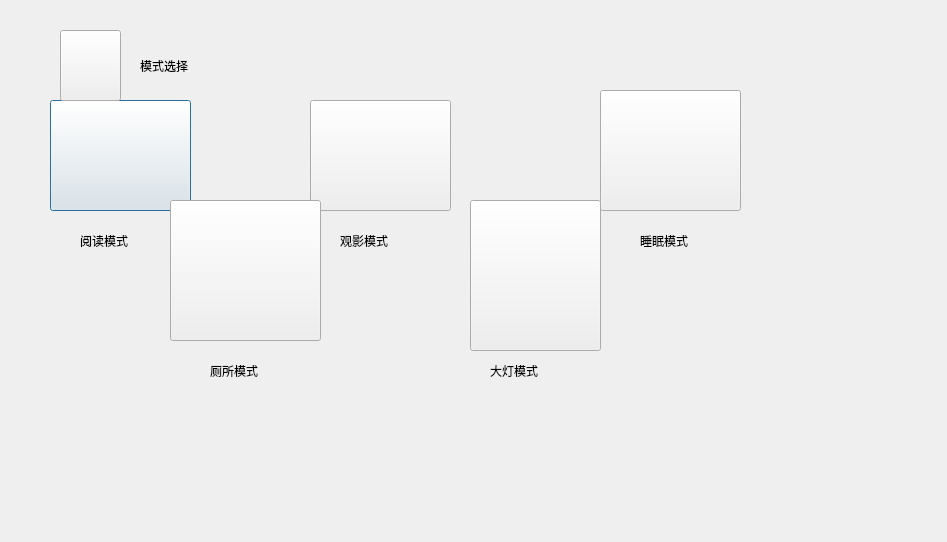
<?xml version="1.0" encoding="UTF-8"?>
<ui version="4.0">
 <class>modelcontrol</class>
 <widget class="QDialog" name="modelcontrol">
  <property name="geometry">
   <rect>
    <x>0</x>
    <y>0</y>
    <width>947</width>
    <height>542</height>
   </rect>
  </property>
  <property name="windowTitle">
   <string>Dialog</string>
  </property>
  <widget class="QPushButton" name="pushButton">
   <property name="geometry">
    <rect>
     <x>50</x>
     <y>100</y>
     <width>141</width>
     <height>111</height>
    </rect>
   </property>
   <property name="styleSheet">
    <string notr="true">border-image: url(:/pic/ModelControl/yuedu.png);</string>
   </property>
   <property name="text">
    <string/>
   </property>
  </widget>
  <widget class="QPushButton" name="pushButton_2">
   <property name="geometry">
    <rect>
     <x>310</x>
     <y>100</y>
     <width>141</width>
     <height>111</height>
    </rect>
   </property>
   <property name="styleSheet">
    <string notr="true">border-image: url(:/pic/ModelControl/huabankaobei.png);</string>
   </property>
   <property name="text">
    <string/>
   </property>
  </widget>
  <widget class="QPushButton" name="pushButton_3">
   <property name="geometry">
    <rect>
     <x>600</x>
     <y>90</y>
     <width>141</width>
     <height>121</height>
    </rect>
   </property>
   <property name="styleSheet">
    <string notr="true">border-image: url(:/pic/ModelControl/shuimianjianceqitang.png);</string>
   </property>
   <property name="text">
    <string/>
   </property>
  </widget>
  <widget class="QLabel" name="label_2">
   <property name="geometry">
    <rect>
     <x>140</x>
     <y>30</y>
     <width>211</width>
     <height>71</height>
    </rect>
   </property>
   <property name="styleSheet">
    <string notr="true">font: 75 26pt &quot;Century Schoolbook L&quot;;
</string>
   </property>
   <property name="text">
    <string>模式选择</string>
   </property>
  </widget>
  <widget class="QPushButton" name="pushButton_4">
   <property name="geometry">
    <rect>
     <x>60</x>
     <y>30</y>
     <width>61</width>
     <height>71</height>
    </rect>
   </property>
   <property name="styleSheet">
    <string notr="true">border-image: url(:/pic/xiangzuo (1).png);</string>
   </property>
   <property name="text">
    <string/>
   </property>
  </widget>
  <widget class="QLabel" name="label_3">
   <property name="geometry">
    <rect>
     <x>80</x>
     <y>210</y>
     <width>121</width>
     <height>61</height>
    </rect>
   </property>
   <property name="styleSheet">
    <string notr="true">font: 75 15pt &quot;Century Schoolbook L&quot;;
</string>
   </property>
   <property name="text">
    <string>阅读模式</string>
   </property>
  </widget>
  <widget class="QLabel" name="label_4">
   <property name="geometry">
    <rect>
     <x>340</x>
     <y>210</y>
     <width>131</width>
     <height>61</height>
    </rect>
   </property>
   <property name="styleSheet">
    <string notr="true">font: 75 15pt &quot;Century Schoolbook L&quot;;
</string>
   </property>
   <property name="text">
    <string>观影模式</string>
   </property>
  </widget>
  <widget class="QLabel" name="label_5">
   <property name="geometry">
    <rect>
     <x>640</x>
     <y>210</y>
     <width>111</width>
     <height>61</height>
    </rect>
   </property>
   <property name="styleSheet">
    <string notr="true">font: 75 15pt &quot;Century Schoolbook L&quot;;
</string>
   </property>
   <property name="text">
    <string>睡眠模式</string>
   </property>
  </widget>
  <widget class="QPushButton" name="pushButton_5">
   <property name="geometry">
    <rect>
     <x>170</x>
     <y>200</y>
     <width>151</width>
     <height>141</height>
    </rect>
   </property>
   <property name="styleSheet">
    <string notr="true">border-image: url(:/pic/cesuo.png);</string>
   </property>
   <property name="text">
    <string/>
   </property>
  </widget>
  <widget class="QPushButton" name="pushButton_6">
   <property name="geometry">
    <rect>
     <x>470</x>
     <y>200</y>
     <width>131</width>
     <height>151</height>
    </rect>
   </property>
   <property name="styleSheet">
    <string notr="true">border-image: url(:/pic/keting.png);</string>
   </property>
   <property name="text">
    <string/>
   </property>
  </widget>
  <widget class="QLabel" name="label_6">
   <property name="geometry">
    <rect>
     <x>210</x>
     <y>340</y>
     <width>121</width>
     <height>61</height>
    </rect>
   </property>
   <property name="styleSheet">
    <string notr="true">font: 75 15pt &quot;Century Schoolbook L&quot;;
</string>
   </property>
   <property name="text">
    <string>厕所模式</string>
   </property>
  </widget>
  <widget class="QLabel" name="label_7">
   <property name="geometry">
    <rect>
     <x>490</x>
     <y>340</y>
     <width>121</width>
     <height>61</height>
    </rect>
   </property>
   <property name="styleSheet">
    <string notr="true">font: 75 15pt &quot;Century Schoolbook L&quot;;
</string>
   </property>
   <property name="text">
    <string>大灯模式</string>
   </property>
  </widget>
 </widget>
 <resources/>
 <connections/>
</ui>
